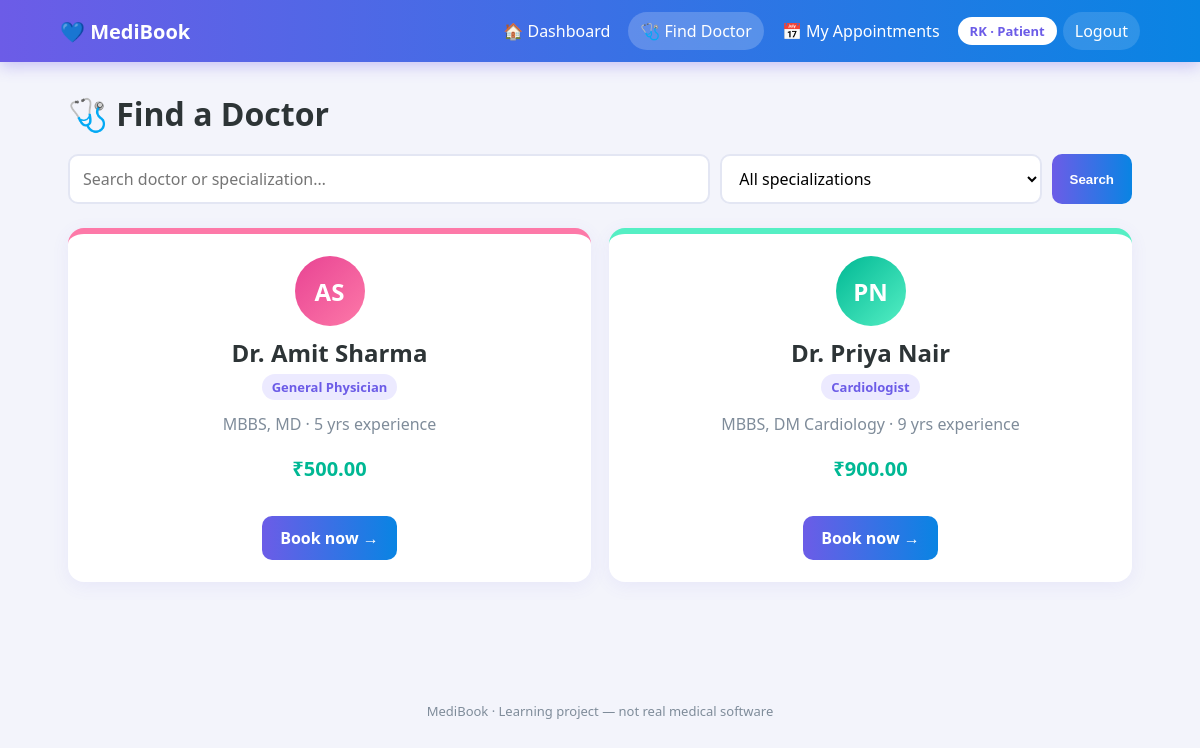
The page /doctors.php (signed in) on the database its author committed.
### tables this page shows
CREATE TABLE doctors (
    id INT AUTO_INCREMENT PRIMARY KEY,
    user_id INT NOT NULL UNIQUE,
    specialization_id INT NOT NULL,
    qualification VARCHAR(150) NOT NULL,
    experience INT DEFAULT 0,
    fee DECIMAL(10,2) DEFAULT 0,
    FOREIGN KEY (user_id) REFERENCES users(id) ON DELETE CASCADE,
    FOREIGN KEY (specialization_id) REFERENCES specializations(id) ON DELETE RESTRICT
);

CREATE TABLE users (
    id INT AUTO_INCREMENT PRIMARY KEY,
    name VARCHAR(100) NOT NULL,
    email VARCHAR(120) NOT NULL UNIQUE,
    password VARCHAR(255) NOT NULL,
    role ENUM('admin','doctor','patient') NOT NULL,
    created_at TIMESTAMP DEFAULT CURRENT_TIMESTAMP
);

CREATE TABLE specializations (
    id INT AUTO_INCREMENT PRIMARY KEY,
    name VARCHAR(100) NOT NULL UNIQUE
);

### includes/config.php (called while the page is built, shortened)
<?php
function e(?string $v): string { return htmlspecialchars($v ?? '', ENT_QUOTES, 'UTF-8'); }
function initials(string $name): string {
    $name = preg_replace('/^Dr\.?\s*/i', '', $name);
    $p = preg_split('/\s+/', trim($name));
    return strtoupper(substr($p[0], 0, 1) . (isset($p[1]) ? substr($p[1], 0, 1) : ''));
}

### doctors.php (the view, shortened to what this page needs)
<?php
require_once 'includes/config.php';
$q = trim($_GET['q'] ?? ''); $spec = (int)($_GET['specialization'] ?? 0);
$sql = "SELECT d.*, u.name, s.name AS specialization FROM doctors d
        JOIN users u ON u.id=d.user_id JOIN specializations s ON s.id=d.specialization_id WHERE 1=1";
$params = [];
$stmt = $pdo->prepare($sql . ' ORDER BY u.name'); $stmt->execute($params); $doctors = $stmt->fetchAll();
require 'includes/header.php';
?>
<h1>🩺 Find a Doctor</h1>
<form class="filter" method="get">
  <input name="q" placeholder="Search doctor or specialization…" value="<?= e($q) ?>">
  <select name="specialization"><option value="0">All specializations</option>
  </select><button>Search</button>
</form>
<div class="grid">
<?php foreach ($doctors as $d): ?>
  <div class="card doc pop grad-<?= $d['specialization_id'] % 5 ?>">
    <div class="avatar"><?= e(initials($d['name'])) ?></div>
    <h2><?= e($d['name']) ?></h2>
    <span class="tag"><?= e($d['specialization']) ?></span>
    <p class="muted"><?= e($d['qualification']) ?> · <?= (int)$d['experience'] ?> yrs experience</p>
    <p class="fee">₹<?= number_format((float)$d['fee'], 2) ?></p>
    <a class="button" href="book_appointment.php?doctor=<?= $d['id'] ?>">Book now →</a>
  </div>
<?php endforeach; ?>
</div>
<?php require 'includes/footer.php'; ?>

### assets/css/style.css (style rules this page uses)
:root { --primary:#6c5ce7;--primary2:#0984e3;--green:#00b894;--orange:#fdcb6e;--pink:#fd79a8;--red:#e17055;--bg:#f3f4fb;--text:#2d3436;--muted:#7f8c9a }
* { box-sizing:border-box }
body { margin:0;font-family:'Segoe UI',system-ui,Arial,sans-serif;background:var(--bg);color:var(--text) }
a { color:var(--primary);text-decoration:none }
h1 { margin:.2em 0 .6em }
.muted { color:var(--muted) }
.card { background:#fff;padding:22px;border-radius:16px;box-shadow:0 4px 18px #6c5ce714;margin-bottom:20px }
input,select,textarea { width:100%;padding:11px 13px;border:2px solid #e3e6f3;border-radius:10px;font:inherit;background:#fff;transition:.2s }
button,.button { display:inline-block;border:0;background:linear-gradient(90deg,var(--primary),var(--primary2));color:#fff;padding:11px 18px;border-radius:10px;cursor:pointer;margin-top:14px;font-weight:600;transition:.2s }
.filter { display:grid;grid-template-columns:2fr 1fr auto;gap:10px;margin-bottom:24px }
.filter button { margin:0 }
.grid { display:grid;grid-template-columns:repeat(auto-fit,minmax(250px,1fr));gap:18px }
.doc { text-align:center;border-top:6px solid var(--primary) }
.pop { transition:.25s }
.avatar { width:70px;height:70px;border-radius:50%;margin:0 auto 10px;display:grid;place-items:center;color:#fff;font-size:24px;font-weight:800;background:linear-gradient(135deg,var(--primary),var(--pink)) }
.grad-1 .avatar { background:linear-gradient(135deg,#e84393,#fd79a8) }
.grad-2 .avatar { background:linear-gradient(135deg,#00b894,#55efc4) }
.grad-1 { border-color:#fd79a8 }
.grad-2 { border-color:#55efc4 }
.doc h2 { margin:6px 0 }
.tag { background:#eceaff;color:var(--primary);padding:4px 10px;border-radius:20px;font-size:13px;font-weight:700 }
.fee { font-size:20px;font-weight:800;color:var(--green) }

### rows shown on the page
doctors: user.name "AS", user.name "Dr. Amit Sharma", specialization.name "General Physician", qualification "MBBS, MD", experience "5", fee "500.00"
doctors: user.name "PN", user.name "Dr. Priya Nair", specialization.name "Cardiologist", qualification "MBBS, DM Cardiology", experience "9", fee "900.00"

### other values the page prints
$icon "🏠"
$label "Dashboard"
$icon "🩺"
$label "Find Doctor"
$icon "📅"
$label "My Appointments"
initials($_SESSION['user']['name']) "RK"
$role "Patient"
